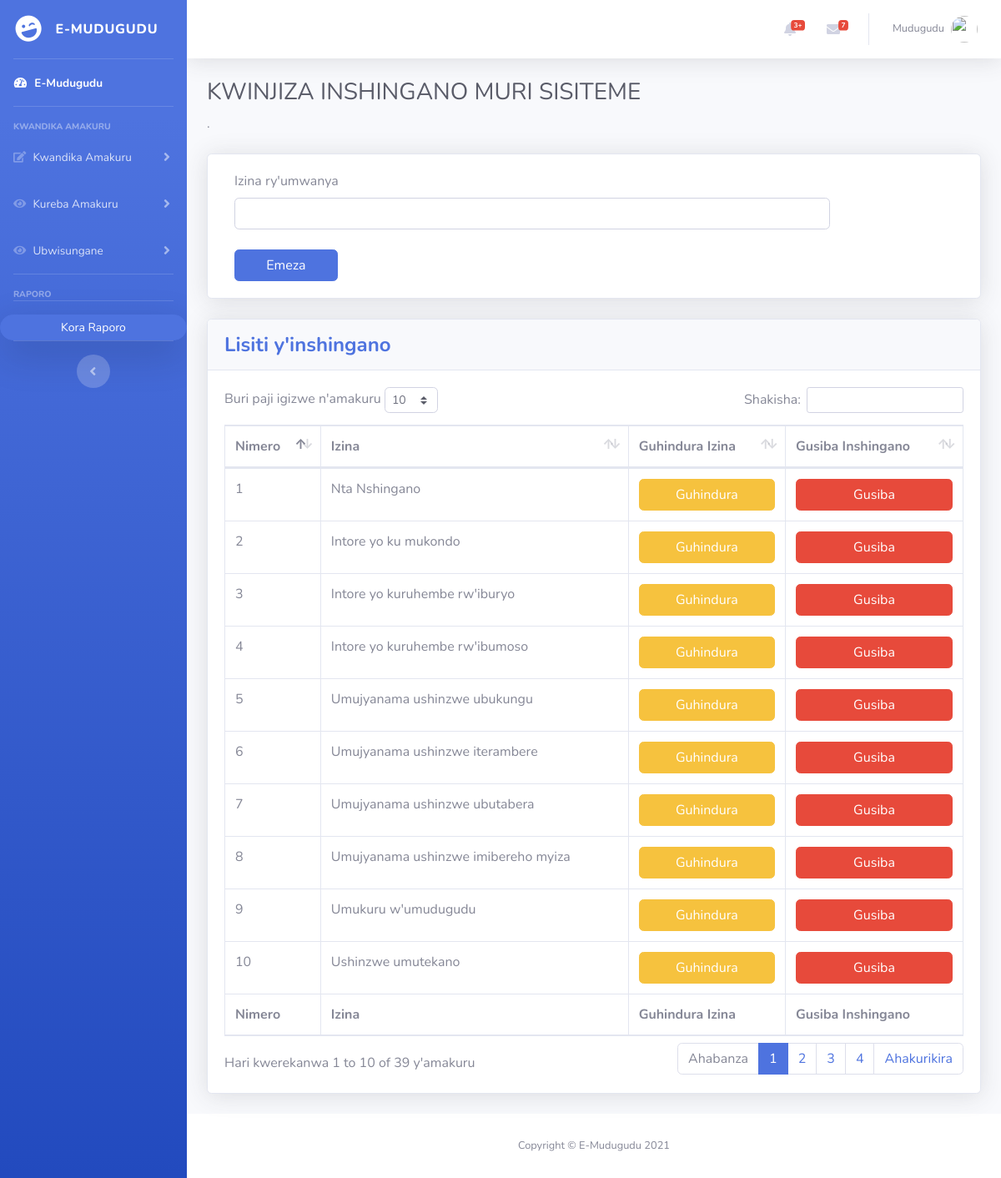
/kwinjiza_inshingano.php (signed in), run on the app's committed database.
### tables this page shows
CREATE TABLE `inshingano` (
  `inshingano_id` int(255) NOT NULL,
  `inshingano_name` varchar(255) NOT NULL,
  `aho_bireba` varchar(255) NOT NULL
);

### kwinjiza_inshingano.php (the view, shortened to what this page needs)
<!DOCTYPE html>
<html lang="en">
<head>
  <link href="vendor/fontawesome-free/css/all.min.css" rel="stylesheet" type="text/css">
  <link href="css/sb-admin-2.min.css" rel="stylesheet">
  <link href="vendor/datatables/dataTables.bootstrap4.min.css" rel="stylesheet">
</head>
<body id="page-top" onload="Nodd()">
  <div id="wrapper">
    <?php include 'sidebar.php';?>
    <div id="content-wrapper" class="d-flex flex-column">
      <div id="content">
        <?php include 'topbar.php';?>
        <div class="container-fluid">
          <h1 class="h3 mb-2 text-gray-800">KWINJIZA INSHINGANO MURI SISITEME</h1>
          <p class="mb-4"> .</p>
          <div class="card shadow mb-4">
            <div class="card-body">
                  <form action="" method="post">
                 <div class="col-lg-10 col-md-10">
                  <label for="postname">Izina ry'umwanya</label>
                  <input type="text" class="form-control" placeholder="" name="postname" required></div>
                  <br>
                  <div class="col-md-2">
                  <input type="submit" value="Emeza" class="btn btn-block btn-primary" name="injiza"></div>
                </form>
                </div>
                </div>
                <div class="card shadow mb-4">
                  <div class="card-header py-3">
                    <h4 class="m-0 font-weight-bold text-primary">Lisiti y'inshingano</h4>
                  </div>
                  <div class="card-body">
                    <div class="table-responsive">
                      <table class="table table-bordered" id="dataTable" width="100%" cellspacing="0">
                        <thead>
                            <tr>
                              <th>Nimero</th>
                              <th>Izina</th>
                              <th>Guhindura Izina</th>
                              <th>Gusiba Inshingano</th>
                            </tr>
                        </thead>
                        <tfoot>
                          <tr>
                            <th>Nimero</th>
                            <th>Izina</th>
                            <th>Guhindura Izina</th>
                            <th>Gusiba Inshingano</th>
                          </tr>
                        </tfoot>
                        <tbody>
                           <?php
            $sql="SELECT inshingano_id,inshingano_name FROM inshingano";
      $count = 1;
      $result=mysqli_query($connection,$sql);
      $checkresult=mysqli_num_rows($result);
      if ($checkresult > 0) {
        while ($row=mysqli_fetch_array($result)) {
          $inshinganoID = $row['inshingano_id'];
          echo"<tr>";
                echo"<td>$count</td>";
                $count = $count + 1;
                echo"<td>".$row['inshingano_name']."</td>";
                echo"<td><a href='guhindura_inshingano.php?inshingano_id=$inshinganoID' class='btn btn-warning btn-block'>Guhindura</a></td>";
                echo"<td><a href='gusiba.php?inshingano_id=$inshinganoID' class='btn btn-danger btn-block'>Gusiba</a></td>";
            echo "</tr>";
        }
      }
              ?>
                        </tbody>
                      </table>
                    </div>
                  </div>
                </div>
                </div>
                </div>
      <footer class="sticky-footer bg-white">
        <div class="container my-auto">
          <div class="copyright text-center my-auto">
            <span>Copyright &copy; E-Mudugudu 2021</span>
          </div>
        </div>
      </footer>
</body>
</html>

### data on the page
inshingano: inshingano_name "Nta Nshingano"
inshingano: inshingano_name "Intore yo ku mukondo"
inshingano: inshingano_name "Intore yo kuruhembe rw'iburyo"
inshingano: inshingano_name "Intore yo kuruhembe rw'ibumoso"
inshingano: inshingano_name "Umujyanama ushinzwe ubukungu"
inshingano: inshingano_name "Umujyanama ushinzwe iterambere"
inshingano: inshingano_name "Umujyanama ushinzwe ubutabera"
inshingano: inshingano_name "Umujyanama ushinzwe imibereho myiza"
inshingano: inshingano_name "Umukuru w'umudugudu"
inshingano: inshingano_name "Ushinzwe umutekano"
